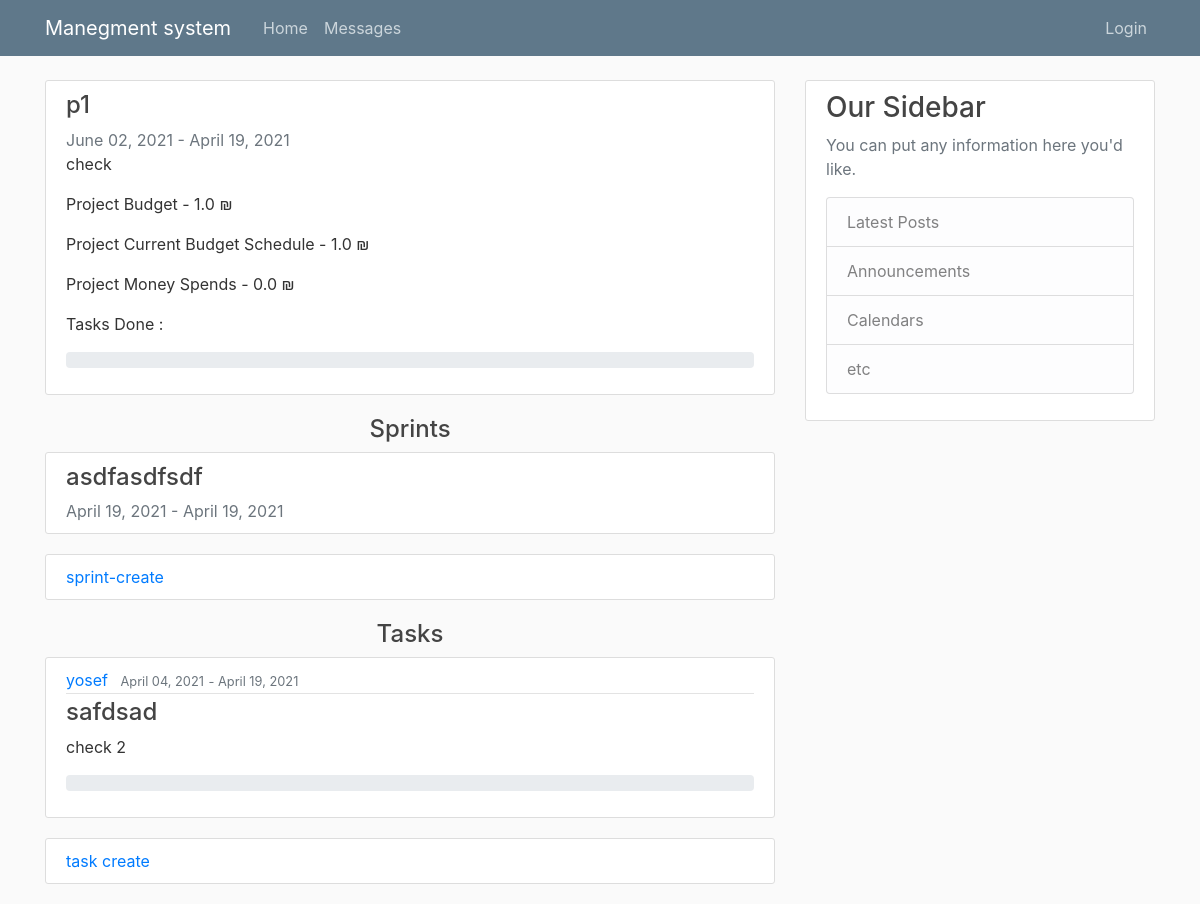
The page /manager/11 on the database its author committed.
### work/models.py (models this page shows, shortened)
class project(models.Model):
    ProjectName = models.CharField(max_length=300, null=False)
    Description = models.CharField(max_length=500, null=True)
    startTime = models.DateField(null=False, auto_now=True)
    endTime = models.DateField(null=False)
    client = models.ForeignKey(User, on_delete=models.CASCADE)
    manager = models.ForeignKey(User, related_name="project_manager", on_delete=models.CASCADE)
    Budget = models.FloatField(null=False, default=0)
    currentBudgeSchedule = models.FloatField(null=False, default=0)
    MoneySpends = models.FloatField(null=False, default=0)

class Sprint(models.Model):
    SprintName = models.CharField(max_length=300, null=False)
    Descripion = models.CharField(max_length=300, null=False)
    StartTime = models.DateTimeField(null=False)
    endTime = models.DateTimeField(null=False)
    projectnum = models.ForeignKey(project, on_delete=models.CASCADE)
    cost = models.FloatField(null=False, default=0)

class Task(models.Model):
    startTime = models.DateField(null=False)
    endTime = models.DateField(null=False)
    inCharge = models.ForeignKey(User, on_delete=models.CASCADE)
    workDone = models.IntegerField(default=0, validators=[MaxValueValidator(100), MinValueValidator(0)])
    lastUpdate = models.DateTimeField(null=False)
    cost = models.FloatField(null=False, default=0)
    TaskName = models.CharField(max_length=300, null=False)
    Description = models.CharField(max_length=500, null=True)
    projectnum = models.ForeignKey(project, on_delete=models.CASCADE)
    inSprint = models.BooleanField(default=False)

### pages/views.py (the view)
# urls.py: path('manager/<int:project_id>', manager_views_projects, name='manager_views_projects'),
def manager_views_projects(request, project_id):
    tasks = Task.objects.all().filter(projectnum=project_id, inSprint=False)
    sprints = Sprint.objects.all().filter(projectnum=project_id)
    p = get_object_or_404(project, id=project_id)
    p.count=0
    if Task.objects.all().filter(projectnum=project_id,workDone=100):
         p.count= Task.objects.all().filter(projectnum=project_id,workDone=100).count()/Task.objects.all().filter(projectnum=project_id).count()*100
    route = 'project'
    return render(request, "manager_project_view.html", {'tasks': tasks, 'sprints': sprints, 'p': p, 'route': route})

### templates/manager_project_view.html (shortened to what this page needs)
{% extends "Base.html" %}
{% block content %}
        <article class="media content-section">
          <div class="media-body">
            <h4>{{ p.ProjectName }}</h4>
               <a class="text-muted">{{ p.startTime|date:"F d, Y" }}</a>
                <a class="text-muted"> - </a>
              <a class="text-muted">{{ p.endTime|date:"F d, Y" }}</a>
            <p class="article-content">{{ p.Description }}</p>
            <p><a class="mr-2" >Project Budget - {{ p.Budget }} ₪ </a></p>
            <p><a class="mr-2" >Project Current Budget Schedule - {{ p.currentBudgeSchedule }} ₪ </a></p>
            <p><a class="mr-2" >Project Money Spends  - {{ p.MoneySpends }} ₪ </a></p>
            <p><a class="mr-2" >Tasks Done :</a></p>
               <p>  <div class="progress">
             </div></p>
              </div>
        </article>
          <h4><center>Sprints</center></h4>
        {% for sprint in sprints %}
        <article class="media content-section">
          <div class="media-body">
            <h4><a class="article-title" href=" {% url 'manager_views_sprints' sprint.id %}">{{ sprint.SprintName }}</a></h4>
               <a class="text-muted">{{ sprint.StartTime|date:"F d, Y" }}</a>
                <a class="text-muted"> - </a>
              <a class="text-muted">{{ sprint.endTime|date:"F d, Y" }}</a>
              </div>
        </article>
    {% endfor %}
    <article class="media content-section">
            <a href="{% url 'sprint-create' p.pk %}">sprint-create</a>
    </article>
          <h4><center>Tasks</center></h4>
        {% for task in tasks %}
        <article class="media content-section">
          <div class="media-body">
            <div class="article-metadata">
              <a class="mr-2" href="#">{{ task.inCharge }}</a>
              <small class="text-muted">{{ task.startTime|date:"F d, Y" }}</small>
                <small class="text-muted"> - </small>
              <small class="text-muted">{{ task.endTime|date:"F d, Y" }}</small>
            </div>
            <h4><a class="article-title" href="{% url 'manager_task_view' task.id %}">{{ task.TaskName }}</a></h4>
              <p class="article-content">{{ task.Description }}</p>
              <p><div class="progress">
              </div></p>
            </div>
        </article>
    {% endfor %}
        <article class="media content-section">
            <a href="{% url 'task-create' p.pk route %}">task create</a>
    </article>
{% endblock content %}

### static/styles/main.css (style rules this page uses)
body { background: #fafafa; color: #333333; margin-top: 5rem; }
h1, h2, h3, h4, h5, h6 { color: #444444; }
.content-section { background: #ffffff; padding: 10px 20px; border: 1px solid #dddddd; border-radius: 3px; margin-bottom: 20px; }
.article-title { color: #444444; }
.article-content { white-space: pre-line; }
.article-metadata { padding-bottom: 1px; margin-bottom: 4px; border-bottom: 1px solid #e3e3e3 }

### rows shown on the page
project: ProjectName "p1", startTime "June 02, 2021", endTime "April 19, 2021", Description "check", Budget "1.0", currentBudgeSchedule "1.0", MoneySpends "0.0"
Sprint: SprintName "asdfasdfsdf", StartTime "April 19, 2021", endTime "April 19, 2021"
Task: inCharge "yosef", startTime "April 04, 2021", endTime "April 19, 2021", TaskName "safdsad", Description "check 2"
